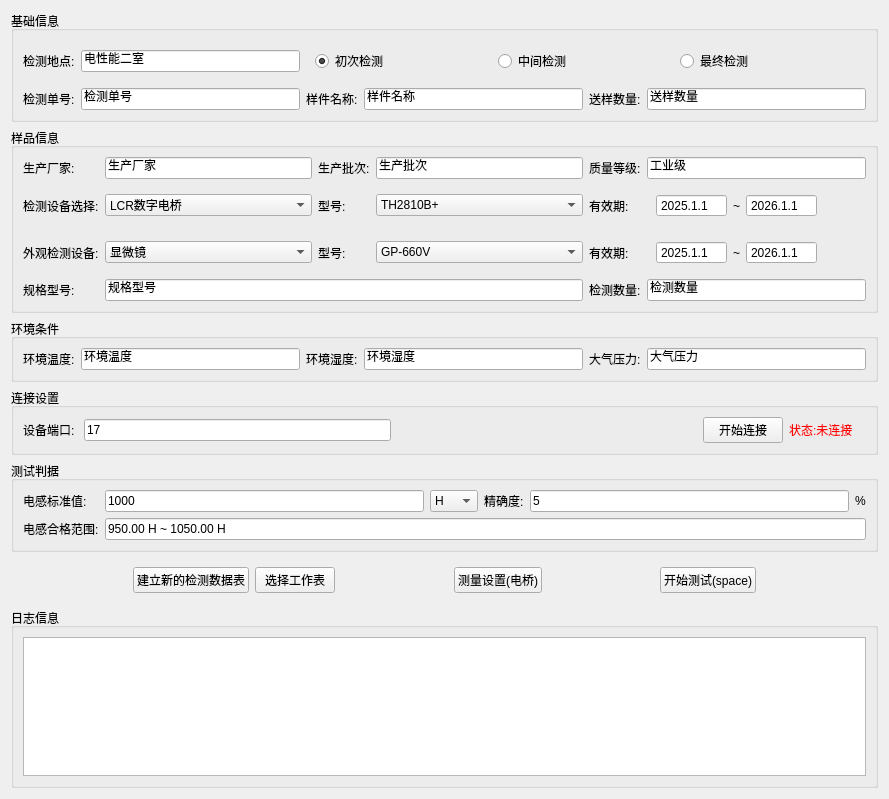
<?xml version="1.0" encoding="UTF-8"?>
<ui version="4.0">
 <class>L</class>
 <widget class="QWidget" name="L">
  <property name="geometry">
   <rect>
    <x>0</x>
    <y>0</y>
    <width>889</width>
    <height>799</height>
   </rect>
  </property>
  <property name="windowTitle">
   <string>Form</string>
  </property>
  <layout class="QGridLayout" name="gridLayout_6">
   <item row="0" column="0">
    <widget class="QGroupBox" name="groupBox">
     <property name="title">
      <string>基础信息</string>
     </property>
     <layout class="QGridLayout" name="gridLayout">
      <item row="0" column="0">
       <widget class="QLabel" name="label_6">
        <property name="text">
         <string>检测地点:</string>
        </property>
       </widget>
      </item>
      <item row="0" column="1">
       <widget class="QLineEdit" name="lineEditLocation">
        <property name="text">
         <string>电性能二室</string>
        </property>
       </widget>
      </item>
      <item row="1" column="0">
       <widget class="QLabel" name="label">
        <property name="text">
         <string>检测单号:</string>
        </property>
       </widget>
      </item>
      <item row="1" column="1">
       <widget class="QLineEdit" name="lineEditOrder">
        <property name="text">
         <string>检测单号</string>
        </property>
       </widget>
      </item>
      <item row="1" column="2">
       <widget class="QLabel" name="label_2">
        <property name="text">
         <string>样件名称:</string>
        </property>
       </widget>
      </item>
      <item row="1" column="3">
       <widget class="QLineEdit" name="lineEditName">
        <property name="text">
         <string>样件名称</string>
        </property>
       </widget>
      </item>
      <item row="1" column="4">
       <widget class="QLabel" name="label_3">
        <property name="text">
         <string>送样数量:</string>
        </property>
       </widget>
      </item>
      <item row="1" column="5">
       <widget class="QLineEdit" name="lineEditNumber1">
        <property name="text">
         <string>送样数量</string>
        </property>
       </widget>
      </item>
      <item row="0" column="2" colspan="4">
       <widget class="QWidget" name="widget_step" native="true">
        <layout class="QHBoxLayout" name="horizontalLayout">
         <item>
          <widget class="QRadioButton" name="radioButtonFirst">
           <property name="text">
            <string>初次检测</string>
           </property>
           <property name="checked">
            <bool>true</bool>
           </property>
          </widget>
         </item>
         <item>
          <widget class="QRadioButton" name="radioButtonMiddle">
           <property name="text">
            <string>中间检测</string>
           </property>
          </widget>
         </item>
         <item>
          <widget class="QRadioButton" name="radioButtonFinally">
           <property name="text">
            <string>最终检测</string>
           </property>
          </widget>
         </item>
        </layout>
       </widget>
      </item>
     </layout>
    </widget>
   </item>
   <item row="1" column="0">
    <widget class="QGroupBox" name="groupBox_2">
     <property name="title">
      <string>样品信息</string>
     </property>
     <layout class="QGridLayout" name="gridLayout_2">
      <item row="3" column="0">
       <widget class="QLabel" name="label_spec">
        <property name="text">
         <string>规格型号:</string>
        </property>
       </widget>
      </item>
      <item row="0" column="5">
       <widget class="QLabel" name="label_8">
        <property name="text">
         <string>质量等级:</string>
        </property>
       </widget>
      </item>
      <item row="1" column="0">
       <widget class="QLabel" name="label_11">
        <property name="text">
         <string>检测设备选择:</string>
        </property>
       </widget>
      </item>
      <item row="1" column="3">
       <widget class="QLabel" name="label_12">
        <property name="text">
         <string>型号:</string>
        </property>
       </widget>
      </item>
      <item row="1" column="2">
       <widget class="QComboBox" name="comboBox">
        <item>
         <property name="text">
          <string>LCR数字电桥</string>
         </property>
        </item>
       </widget>
      </item>
      <item row="0" column="2">
       <widget class="QLineEdit" name="lineEditManufacturer">
        <property name="text">
         <string>生产厂家</string>
        </property>
       </widget>
      </item>
      <item row="0" column="4">
       <widget class="QLineEdit" name="lineEditBatch">
        <property name="text">
         <string>生产批次</string>
        </property>
       </widget>
      </item>
      <item row="0" column="0">
       <widget class="QLabel" name="label_7">
        <property name="text">
         <string>生产厂家:</string>
        </property>
       </widget>
      </item>
      <item row="3" column="2" colspan="3">
       <widget class="QLineEdit" name="lineEditSpecification">
        <property name="text">
         <string>规格型号</string>
        </property>
       </widget>
      </item>
      <item row="2" column="5">
       <widget class="QLabel" name="label_19">
        <property name="text">
         <string>有效期:</string>
        </property>
       </widget>
      </item>
      <item row="2" column="3">
       <widget class="QLabel" name="label_18">
        <property name="text">
         <string>型号:</string>
        </property>
       </widget>
      </item>
      <item row="0" column="3">
       <widget class="QLabel" name="label_4">
        <property name="text">
         <string>生产批次:</string>
        </property>
       </widget>
      </item>
      <item row="1" column="4">
       <widget class="QComboBox" name="comboBox_2">
        <item>
         <property name="text">
          <string>TH2810B+</string>
         </property>
        </item>
       </widget>
      </item>
      <item row="2" column="0">
       <widget class="QLabel" name="label_14">
        <property name="text">
         <string>外观检测设备:</string>
        </property>
       </widget>
      </item>
      <item row="2" column="6">
       <widget class="QWidget" name="widget" native="true">
        <layout class="QHBoxLayout" name="horizontalLayout_5">
         <item>
          <widget class="QDateEdit" name="dateEditMin_2">
           <property name="buttonSymbols">
            <enum>QAbstractSpinBox::ButtonSymbols::NoButtons</enum>
           </property>
           <property name="displayFormat">
            <string>yyyy.M.d</string>
           </property>
           <property name="date">
            <date>
             <year>2025</year>
             <month>1</month>
             <day>1</day>
            </date>
           </property>
          </widget>
         </item>
         <item>
          <widget class="QLabel" name="label_20">
           <property name="text">
            <string>~</string>
           </property>
          </widget>
         </item>
         <item>
          <widget class="QDateEdit" name="dateEditMax_2">
           <property name="buttonSymbols">
            <enum>QAbstractSpinBox::ButtonSymbols::NoButtons</enum>
           </property>
           <property name="displayFormat">
            <string>yyyy.M.d</string>
           </property>
           <property name="date">
            <date>
             <year>2026</year>
             <month>1</month>
             <day>1</day>
            </date>
           </property>
          </widget>
         </item>
         <item>
          <spacer name="horizontalSpacer_6">
           <property name="orientation">
            <enum>Qt::Orientation::Horizontal</enum>
           </property>
           <property name="sizeHint" stdset="0">
            <size>
             <width>40</width>
             <height>20</height>
            </size>
           </property>
          </spacer>
         </item>
        </layout>
       </widget>
      </item>
      <item row="1" column="5">
       <widget class="QLabel" name="label_13">
        <property name="text">
         <string>有效期:</string>
        </property>
       </widget>
      </item>
      <item row="3" column="5">
       <widget class="QLabel" name="label_5_2">
        <property name="text">
         <string>检测数量:</string>
        </property>
       </widget>
      </item>
      <item row="1" column="6">
       <widget class="QWidget" name="widget_2" native="true">
        <layout class="QHBoxLayout" name="horizontalLayout_3">
         <item>
          <widget class="QDateEdit" name="dateEditMin">
           <property name="buttonSymbols">
            <enum>QAbstractSpinBox::ButtonSymbols::NoButtons</enum>
           </property>
           <property name="displayFormat">
            <string>yyyy.M.d</string>
           </property>
           <property name="date">
            <date>
             <year>2025</year>
             <month>1</month>
             <day>1</day>
            </date>
           </property>
          </widget>
         </item>
         <item>
          <widget class="QLabel" name="label_16">
           <property name="text">
            <string>~</string>
           </property>
          </widget>
         </item>
         <item>
          <widget class="QDateEdit" name="dateEditMax">
           <property name="buttonSymbols">
            <enum>QAbstractSpinBox::ButtonSymbols::NoButtons</enum>
           </property>
           <property name="displayFormat">
            <string>yyyy.M.d</string>
           </property>
           <property name="date">
            <date>
             <year>2026</year>
             <month>1</month>
             <day>1</day>
            </date>
           </property>
          </widget>
         </item>
         <item>
          <spacer name="horizontalSpacer_5">
           <property name="orientation">
            <enum>Qt::Orientation::Horizontal</enum>
           </property>
           <property name="sizeHint" stdset="0">
            <size>
             <width>40</width>
             <height>20</height>
            </size>
           </property>
          </spacer>
         </item>
        </layout>
       </widget>
      </item>
      <item row="2" column="2">
       <widget class="QComboBox" name="comboBox_3">
        <item>
         <property name="text">
          <string>显微镜</string>
         </property>
        </item>
       </widget>
      </item>
      <item row="3" column="6">
       <widget class="QLineEdit" name="lineEditNumber2">
        <property name="text">
         <string>检测数量</string>
        </property>
       </widget>
      </item>
      <item row="2" column="4">
       <widget class="QComboBox" name="comboBox_4">
        <item>
         <property name="text">
          <string>GP-660V</string>
         </property>
        </item>
       </widget>
      </item>
      <item row="0" column="6">
       <widget class="QLineEdit" name="lineEditQualityLevel">
        <property name="text">
         <string>工业级</string>
        </property>
       </widget>
      </item>
     </layout>
    </widget>
   </item>
   <item row="2" column="0">
    <widget class="QGroupBox" name="groupBox_3">
     <property name="title">
      <string>环境条件</string>
     </property>
     <layout class="QGridLayout" name="gridLayout_3">
      <item row="0" column="2">
       <widget class="QLabel" name="label_5">
        <property name="text">
         <string>环境湿度:</string>
        </property>
       </widget>
      </item>
      <item row="0" column="1">
       <widget class="QLineEdit" name="lineEditTemperature">
        <property name="text">
         <string>环境温度</string>
        </property>
       </widget>
      </item>
      <item row="0" column="5">
       <widget class="QLineEdit" name="lineEditPressure">
        <property name="text">
         <string>大气压力</string>
        </property>
       </widget>
      </item>
      <item row="0" column="4">
       <widget class="QLabel" name="label_10">
        <property name="text">
         <string>大气压力:</string>
        </property>
       </widget>
      </item>
      <item row="0" column="0">
       <widget class="QLabel" name="label_9">
        <property name="text">
         <string>环境温度:</string>
        </property>
       </widget>
      </item>
      <item row="0" column="3">
       <widget class="QLineEdit" name="lineEditHumidity">
        <property name="text">
         <string>环境湿度</string>
        </property>
       </widget>
      </item>
     </layout>
    </widget>
   </item>
   <item row="3" column="0">
    <widget class="QGroupBox" name="groupBox_6">
     <property name="title">
      <string>连接设置</string>
     </property>
     <layout class="QGridLayout" name="gridLayout_5">
      <item row="0" column="6">
       <widget class="QLabel" name="label_17">
        <property name="text">
         <string/>
        </property>
       </widget>
      </item>
      <item row="0" column="0">
       <widget class="QLabel" name="label_21">
        <property name="text">
         <string>设备端口: </string>
        </property>
       </widget>
      </item>
      <item row="0" column="1">
       <widget class="QLineEdit" name="portEdit">
        <property name="text">
         <string>17</string>
        </property>
       </widget>
      </item>
      <item row="0" column="3">
       <spacer name="horizontalSpacer_8">
        <property name="orientation">
         <enum>Qt::Orientation::Horizontal</enum>
        </property>
        <property name="sizeHint" stdset="0">
         <size>
          <width>40</width>
          <height>20</height>
         </size>
        </property>
       </spacer>
      </item>
      <item row="0" column="4">
       <widget class="QPushButton" name="connectButton_briget">
        <property name="text">
         <string>开始连接</string>
        </property>
       </widget>
      </item>
      <item row="0" column="5">
       <widget class="QLabel" name="connectionLabel_briget">
        <property name="styleSheet">
         <string notr="true">color: rgb(255, 0, 0);</string>
        </property>
        <property name="text">
         <string>状态:未连接</string>
        </property>
       </widget>
      </item>
     </layout>
    </widget>
   </item>
   <item row="4" column="0">
    <widget class="QGroupBox" name="groupBox_4">
     <property name="title">
      <string>测试判据</string>
     </property>
     <layout class="QGridLayout" name="gridLayout_4">
      <item row="0" column="1">
       <widget class="QLineEdit" name="lineEditCStandard">
        <property name="text">
         <string>1000</string>
        </property>
        <property name="placeholderText">
         <string>输入标准值</string>
        </property>
       </widget>
      </item>
      <item row="0" column="2">
       <widget class="QComboBox" name="comboBoxUnit">
        <property name="currentText">
         <string>H</string>
        </property>
        <item>
         <property name="text">
          <string>H</string>
         </property>
        </item>
        <item>
         <property name="text">
          <string>mH</string>
         </property>
        </item>
        <item>
         <property name="text">
          <string>μH</string>
         </property>
        </item>
        <item>
         <property name="text">
          <string>nH</string>
         </property>
        </item>
        <item>
         <property name="text">
          <string>pH</string>
         </property>
        </item>
       </widget>
      </item>
      <item row="1" column="1" colspan="5">
       <widget class="QLineEdit" name="lineEditCRange">
        <property name="styleSheet">
         <string notr="true"/>
        </property>
        <property name="text">
         <string>950.00 H ~ 1050.00 H</string>
        </property>
        <property name="readOnly">
         <bool>true</bool>
        </property>
       </widget>
      </item>
      <item row="0" column="5">
       <widget class="QLabel" name="label_percent">
        <property name="text">
         <string>%</string>
        </property>
       </widget>
      </item>
      <item row="0" column="3">
       <widget class="QLabel" name="label_precision">
        <property name="text">
         <string>精确度:</string>
        </property>
       </widget>
      </item>
      <item row="1" column="0">
       <widget class="QLabel" name="label_resistor_range">
        <property name="text">
         <string>电感合格范围:</string>
        </property>
       </widget>
      </item>
      <item row="0" column="0">
       <widget class="QLabel" name="label_resistor_standard">
        <property name="text">
         <string>电感标准值:</string>
        </property>
       </widget>
      </item>
      <item row="0" column="4">
       <widget class="QLineEdit" name="lineEditPrecision">
        <property name="text">
         <string>5</string>
        </property>
        <property name="placeholderText">
         <string>百分比</string>
        </property>
       </widget>
      </item>
     </layout>
    </widget>
   </item>
   <item row="5" column="0">
    <widget class="QWidget" name="widget_3" native="true">
     <layout class="QHBoxLayout" name="horizontalLayout_2">
      <item>
       <spacer name="horizontalSpacer">
        <property name="orientation">
         <enum>Qt::Orientation::Horizontal</enum>
        </property>
        <property name="sizeHint" stdset="0">
         <size>
          <width>40</width>
          <height>20</height>
         </size>
        </property>
       </spacer>
      </item>
      <item>
       <widget class="QPushButton" name="pushButton_Excel">
        <property name="text">
         <string>建立新的检测数据表</string>
        </property>
       </widget>
      </item>
      <item>
       <widget class="QPushButton" name="pushButton_selectExcel">
        <property name="text">
         <string>选择工作表</string>
        </property>
       </widget>
      </item>
      <item>
       <spacer name="horizontalSpacer_4">
        <property name="orientation">
         <enum>Qt::Orientation::Horizontal</enum>
        </property>
        <property name="sizeHint" stdset="0">
         <size>
          <width>40</width>
          <height>20</height>
         </size>
        </property>
       </spacer>
      </item>
      <item>
       <widget class="QPushButton" name="pushButtonSetting">
        <property name="text">
         <string>测量设置(电桥)</string>
        </property>
        <property name="checkable">
         <bool>false</bool>
        </property>
       </widget>
      </item>
      <item>
       <spacer name="horizontalSpacer_7">
        <property name="orientation">
         <enum>Qt::Orientation::Horizontal</enum>
        </property>
        <property name="sizeHint" stdset="0">
         <size>
          <width>40</width>
          <height>20</height>
         </size>
        </property>
       </spacer>
      </item>
      <item>
       <widget class="QPushButton" name="pushButton">
        <property name="styleSheet">
         <string notr="true"/>
        </property>
        <property name="text">
         <string>开始测试(space)</string>
        </property>
       </widget>
      </item>
      <item>
       <spacer name="horizontalSpacer_3">
        <property name="orientation">
         <enum>Qt::Orientation::Horizontal</enum>
        </property>
        <property name="sizeHint" stdset="0">
         <size>
          <width>40</width>
          <height>20</height>
         </size>
        </property>
       </spacer>
      </item>
     </layout>
    </widget>
   </item>
   <item row="6" column="0">
    <widget class="QGroupBox" name="groupBox_5">
     <property name="title">
      <string>日志信息</string>
     </property>
     <layout class="QVBoxLayout" name="verticalLayout_2">
      <item>
       <widget class="QTextEdit" name="logMessageEdit">
        <property name="readOnly">
         <bool>true</bool>
        </property>
       </widget>
      </item>
     </layout>
    </widget>
   </item>
  </layout>
 </widget>
 <resources/>
 <connections/>
</ui>
